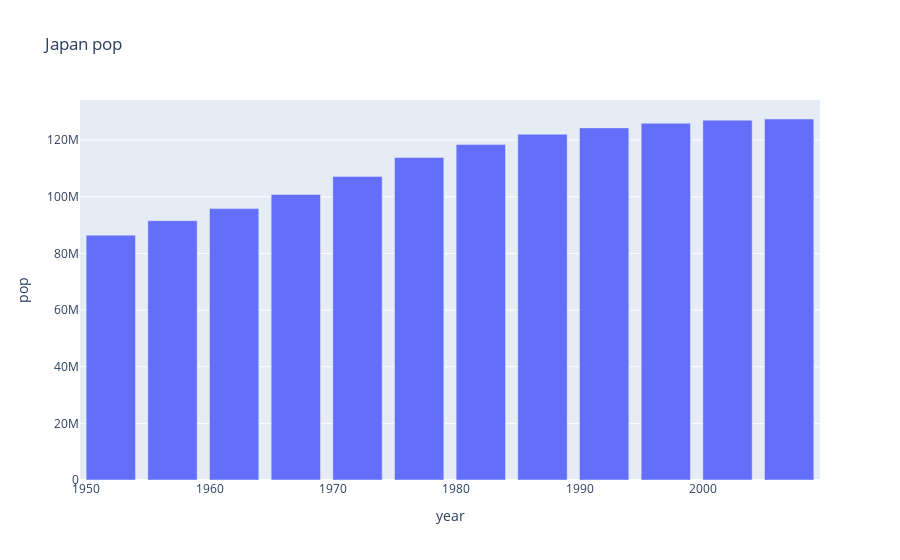

Notebook cell for this chart:
### Code cell
#棒グラフ　日本の人口推移
px.bar(df[df['country']=='Japan'], x='year', y='pop', title='Japan pop')

### Figure 1 — Plotly figure (JSON) as saved in the notebook; plotly's stock layout.template omitted (floating-point values rounded to 4 significant figures)
{"data": [{"alignmentgroup": "True", "hovertemplate": "year=%{x}<br>pop=%{y}<extra></extra>", "legendgroup": "", "marker": {"color": "#636efa"}, "name": "", "offsetgroup": "", "orientation": "v", "showlegend": false, "textposition": "auto", "type": "bar", "x": [1952, 1957, 1962, 1967, 1972, 1977, 1982, 1987, 1992, 1997, 2002, 2007], "xaxis": "x", "y": [86459025, 91563009, 95831757, 100825279, 107188273, 113872473, 118454974, 122091325, 124329269, 125956499, 127065841, 127467972], "yaxis": "y"}], "layout": {"barmode": "relative", "legend": {"tracegroupgap": 0}, "title": {"text": "Japan pop"}, "xaxis": {"anchor": "y", "domain": [0, 1], "title": {"text": "year"}}, "yaxis": {"anchor": "x", "domain": [0, 1], "title": {"text": "pop"}}}}
